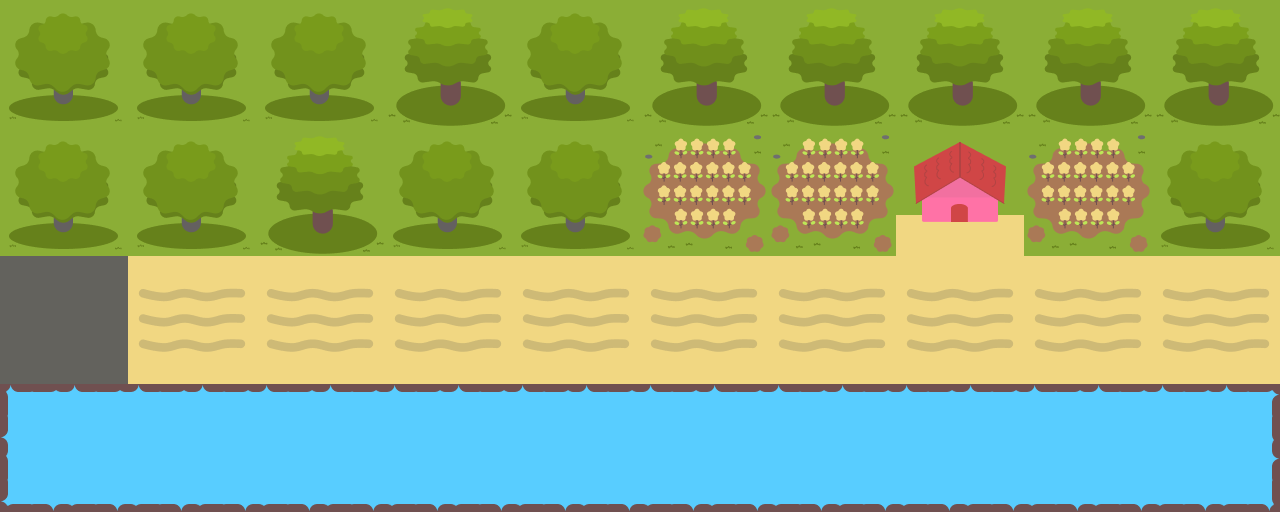

Below is a game level as drawn by its tile map, then a one-line description and the .tmx file that defines it, in full:
An orthogonal 10x4 tile map with 128x128 px tiles, 1 tile layer (Tile Layer 1).

<map version="1.10" tiledversion="1.10.2" orientation="orthogonal" renderorder="right-down" width="10" height="4" tilewidth="128" tileheight="128" infinite="0" nextlayerid="2" nextobjectid="1">
 <tileset firstgid="1" name="LevelTwo" tilewidth="128" tileheight="128" tilecount="14" columns="0">
  <grid orientation="orthogonal" width="1" height="1" />
  <tile id="0">
   <image width="128" height="128" source="../images/airatas.png" />
  </tile>
  <tile id="1">
   <image width="128" height="128" source="../images/airbawah.png" />
  </tile>
  <tile id="2">
   <image width="128" height="128" source="../images/airkanan.png" />
  </tile>
  <tile id="3">
   <image width="128" height="128" source="../images/airkiri.png" />
  </tile>
  <tile id="4">
   <image width="128" height="128" source="../images/airtengah.png" />
  </tile>
  <tile id="5">
   <image width="128" height="128" source="../images/airwraptengah.png" />
  </tile>
  <tile id="6">
   <image width="128" height="128" source="../images/airwrapkanan.png" />
  </tile>
  <tile id="7">
   <image width="128" height="128" source="../images/airwrapkiri.png" />
  </tile>
  <tile id="8">
   <image width="128" height="128" source="../images/flowerfield.png" />
  </tile>
  <tile id="9">
   <image width="128" height="128" source="../images/rumah.png" />
  </tile>
  <tile id="10">
   <image width="128" height="128" source="../images/pohoncemara.png" />
  </tile>
  <tile id="11">
   <image width="128" height="128" source="../images/pohon.png" />
  </tile>
  <tile id="12">
   <image width="128" height="128" source="../images/tanahstart.png" />
  </tile>
  <tile id="13">
   <image width="128" height="128" source="../images/tanah.png" />
  </tile>
 </tileset>
 <layer id="1" name="Tile Layer 1" width="10" height="4">
  <data encoding="csv">
12,12,12,11,12,11,11,11,11,11,
12,12,11,12,12,9,9,10,9,12,
13,14,14,14,14,14,14,14,14,14,
8,6,6,6,6,6,6,6,6,7
</data>
 </layer>
</map>
